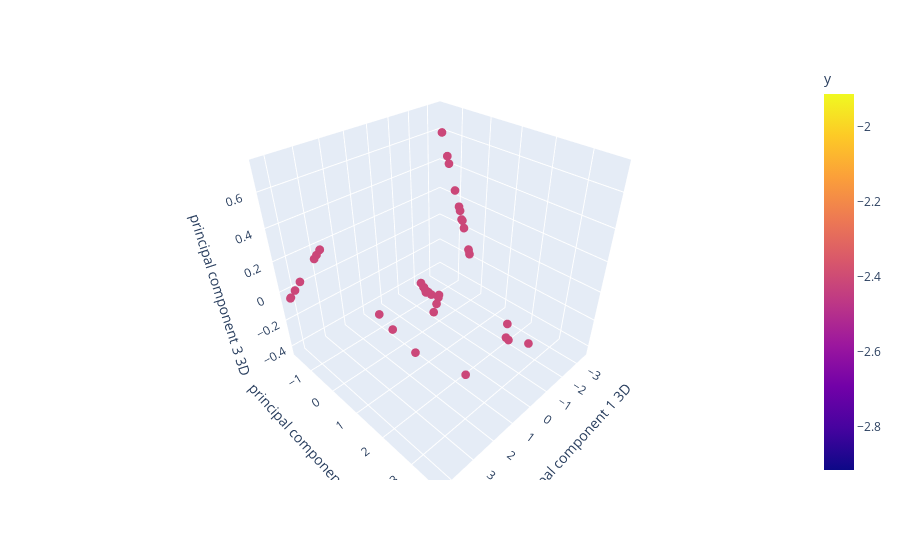

Here is the notebook cell this chart was saved with:
### Code cell
fig=px.scatter_3d(df, x="principal component 1 3D", y="principal component 2 3D", z="principal component 3 3D", color="y")
fig.update_traces(marker={"size":3})
fig.update_yaxes(scaleanchor="x", scaleratio=1)
fig.show()

### Figure 1 — Plotly figure (JSON) as saved in the notebook; plotly's stock layout.template omitted (floating-point values rounded to 4 significant figures)
{"data": [{"hovertemplate": "principal component 1 3D=%{x}<br>principal component 2 3D=%{y}<br>principal component 3 3D=%{z}<br>y=%{marker.color}<extra></extra>", "legendgroup": "", "marker": {"color": [-2.414, -2.414, -2.414, -2.414, -2.414, -2.414, -2.414, -2.414, -2.414, -2.414, -2.414, -2.414, -2.414, -2.414, -2.414, -2.414, -2.414, -2.414, -2.414, -2.414, -2.414, -2.414, -2.414, -2.414, -2.414, -2.414, -2.414, -2.414, -2.414, -2.414, -2.414, -2.414, -2.414, -2.414, -2.414, -2.414, -2.414, -2.414, -2.414, -2.414], "coloraxis": "coloraxis", "size": 3, "symbol": "circle"}, "mode": "markers", "name": "", "scene": "scene", "showlegend": false, "type": "scatter3d", "x": [4.242, 4.06, 3.238, 4.258, -3.385, -3.375, -3.045, -3.452, -2.121, -1.758, -2.031, -2.467, 1.918, 0.6532, 2.189, 1.487, -1.436, -1.286, -1.596, -1.391, -2.787, -2.723, -2.941, -2.884, 3.013, 3.007, 3.835, 3.143, 1.418, 1.458, 1.285, 1.599, -1.231, -1.348, -1.208, -1.069, 0.8731, 0.2792, 0.865, 0.7154], "y": [-1.681, -1.636, -1.445, -1.69, -0.4095, -0.4101, -0.4146, -0.4071, -0.4306, -0.4372, -0.432, -0.4235, 0.3296, 2.132, 0.0621, 0.8467, -0.7906, -0.8098, -0.7764, -0.7964, -0.4213, -0.4252, -0.4185, -0.4151, -1.39, -1.383, -1.595, -1.419, 1.607, 1.716, 1.574, 1.64, -0.8286, -0.8336, -0.8332, -0.8324, 3.462, 3.718, 3.385, 3.312], "z": [-0.03839, 0.001488, 0.1693, -0.04291, -0.1298, -0.1251, 0.05818, -0.1665, 0.533, 0.7272, 0.5821, 0.3498, -0.2196, -0.4331, -0.1189, -0.3663, -0.3631, -0.3364, -0.3955, -0.356, 0.1962, 0.2278, 0.1188, 0.1306, 0.2165, 0.2191, 0.04694, 0.1901, 0.07904, 0.1519, 0.1043, 0.04527, -0.311, -0.3635, -0.308, -0.2643, 0.04162, -0.003569, 0.04565, 0.1073]}], "layout": {"coloraxis": {"colorbar": {"title": {"text": "y"}}, "colorscale": [[0, "#0d0887"], [0.1111, "#46039f"], [0.2222, "#7201a8"], [0.3333, "#9c179e"], [0.4444, "#bd3786"], [0.5556, "#d8576b"], [0.6667, "#ed7953"], [0.7778, "#fb9f3a"], [0.8889, "#fdca26"], [1, "#f0f921"]]}, "legend": {"tracegroupgap": 0}, "margin": {"t": 60}, "scene": {"domain": {"x": [0, 1], "y": [0, 1]}, "xaxis": {"title": {"text": "principal component 1 3D"}}, "yaxis": {"title": {"text": "principal component 2 3D"}}, "zaxis": {"title": {"text": "principal component 3 3D"}}}, "yaxis": {"scaleanchor": "x", "scaleratio": 1}}}
